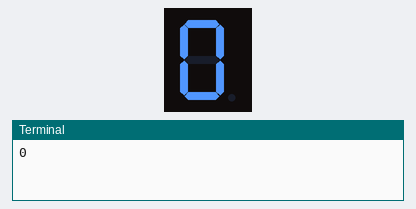
Bench run of a program on a simulated Raspberry Pi (BCM pin numbers). On the bench: 1-digit seven-segment display, the last lines printed to the terminal. The segment pins are drawn as the display they are named for.

Above: at 0.1 s.
At 10.1 s:
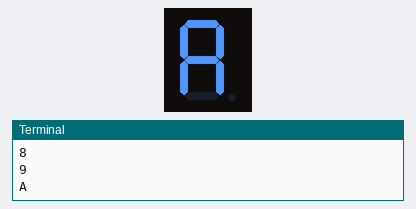
At 11.1 s:
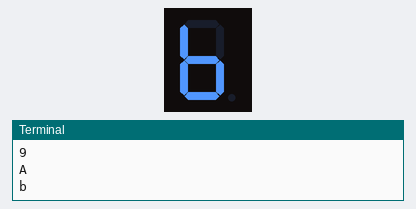
At 12.1 s:
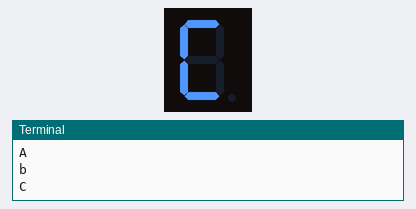
At 14.1 s:
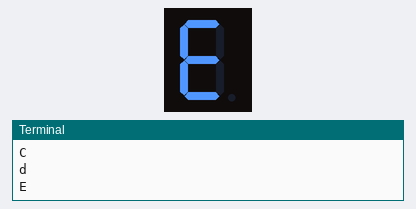
At 15.1 s:
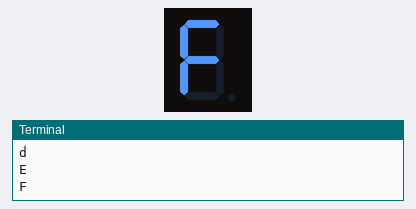

The program:

Display.py
```python
import RPi.GPIO as GPIO
import time

def setup():
    GPIO.setmode(GPIO.BCM)
    GPIO.setwarnings(False)

    # Pines de los segmentos a-g
    pines_segmentos = [6, 13, 19, 26, 16, 20, 21]
    for pin in pines_segmentos:
        GPIO.setup(pin, GPIO.OUT)

    return pines_segmentos

def display_number(pines_segmentos, patron):
    for i in range(len(pines_segmentos)):
        GPIO.output(pines_segmentos[i], patron[i])

def main():
    pines_segmentos = setup()

    # Patrones para 0-F en display de 7 segmentos
    patron_digitos = [
        [1, 1, 1, 1, 1, 1, 0],  # 0
        [0, 1, 1, 0, 0, 0, 0],  # 1
        [1, 1, 0, 1, 1, 0, 1],  # 2
        [1, 1, 1, 1, 0, 0, 1],  # 3
        [0, 1, 1, 0, 0, 1, 1],  # 4
        [1, 0, 1, 1, 0, 1, 1],  # 5
        [1, 0, 1, 1, 1, 1, 1],  # 6
        [1, 1, 1, 0, 0, 0, 0],  # 7
        [1, 1, 1, 1, 1, 1, 1],  # 8
        [1, 1, 1, 1, 0, 1, 1],  # 9
        [1, 1, 1, 0, 1, 1, 1],  # A
        [0, 0, 1, 1, 1, 1, 1],  # b
        [1, 0, 0, 1, 1, 1, 0],  # C
        [0, 1, 1, 1, 1, 0, 1],  # d
        [1, 0, 0, 1, 1, 1, 1],  # E
        [1, 0, 0, 0, 1, 1, 1]   # F
    ]

    digitos_hex = ['0', '1', '2', '3', '4', '5', '6', '7',
                   '8', '9', 'A', 'b', 'C', 'd', 'E', 'F']

    while True:
        for i in range(len(patron_digitos)):
            print(digitos_hex[i])
            display_number(pines_segmentos, patron_digitos[i])
            time.sleep(1)

    GPIO.cleanup()

if __name__ == "__main__":
    main()
```

Measured:
- by itself, everything shown: repeats every 16.0 s, in 16 steps
- what the display in image 0 shows lasts 1.0 s, from 0.1 s to 1.1 s
